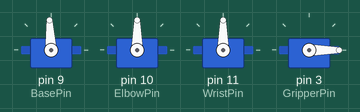
A sketch run on a simulated Arduino Uno, built with avr-gcc and run on an emulated ATmega328P. Parts: 4 × servo.

Above: at 0.05 s.
At 2.55 s:
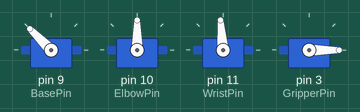
At 5.05 s:
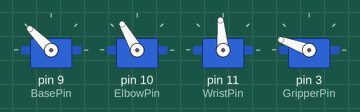
At 10.15 s:
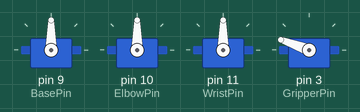
At 15.15 s:
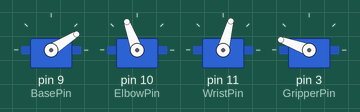
At 20.25 s:
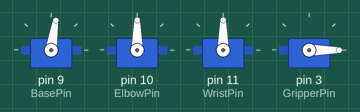
Timing chart, 0 to 27.8 s (numbered marks = the images above):
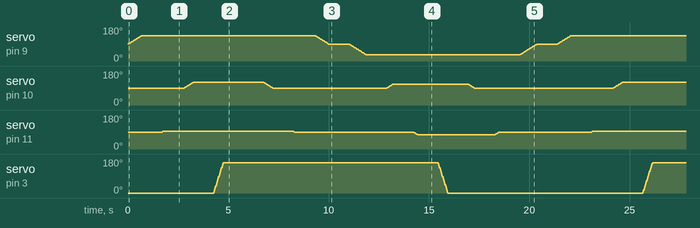

The sketch:

Final_Automated.ino
```cpp
#include <Servo.h>

Servo Base;  // create servo object to control a Base
Servo Wrist;  // create servo object to control a Wrist
Servo Elbow;  // create servo object to control a Elbow
Servo Gripper;  // create servo object to control a Gripper

int BasePin= 9;  // Declare the Servo pin 9
int ElbowPin= 10;  // Declare the Servo pin 10
int WristPin= 11;  // Declare the Servo pin 11
int GripperPin= 3;  // Declare the Servo pin 3

int Base_a = 90;
int Elbow_a = 90;
int Wrist_a = 90;
int Gripper_a = 0;

int pos_B;
int pos_E;
int pos_W;
int pos_G;


void setup() {
  // put your setup code here, to run once:

  Serial.begin(9600);

      Base.attach(BasePin);
      Elbow.attach(ElbowPin);
      Wrist.attach(WristPin);
      Gripper.attach(GripperPin);

      Base.write(Base_a);
      Elbow.write(Elbow_a);
      Wrist.write(Wrist_a);
      Gripper.write(Gripper_a);
}

void loop() {
  // put your main code here, to run repeatedly:

  // First Pattern
  for (pos_B = 90; pos_B <= 135; pos_B += 1) {
  Base.write(pos_B);
  delay(15);
  }
  delay(1000);
  for (pos_W = 90; pos_W <= 95; pos_W += 1) {
  Wrist.write(pos_W);
  delay(15);
  }
  delay(1000);
  for (pos_E = 90; pos_E <= 120; pos_E += 1) {
  Elbow.write(pos_E);
  delay(15);
  }
  delay(1000);
  for (pos_G = 0; pos_G <= 160; pos_G += 5) {
  Gripper.write(pos_G);
  delay(15);
  }
  delay(1000);

  // Second Pattern
  delay(1000);
  for (pos_E = 120; pos_E >= 90; pos_E -= 1) {
  Elbow.write(pos_E);
  delay(15);
  }
  delay(1000);
  for (pos_W = 95; pos_W >= 90; pos_W -= 1) {
  Wrist.write(pos_W);
  delay(15);
  }
  delay(1000);
  for (pos_B = 135; pos_B >= 90; pos_B -= 1) {
  Base.write(pos_B);
  delay(15);
  }

  // Third Pattern
  delay(1000);
  for (pos_B = 90; pos_B >= 32; pos_B -= 1) {
  Base.write(pos_B);
  delay(15);
  }
  delay(1000);
  for (pos_E = 90; pos_E <= 110; pos_E += 1) {
  Elbow.write(pos_E);
  delay(15);
  }
  delay(1000);
  for (pos_W = 90; pos_W >= 75; pos_W -= 1) {
  Wrist.write(pos_W);
  delay(15);
  }
  delay(1000);
  for (pos_G = 160; pos_G >= 0; pos_G -= 5) {
  Gripper.write(pos_G);
  delay(15);
  }

  // Fourth Pattern
  delay(1000);
  for (pos_E = 110; pos_E >= 90; pos_E -= 1) {
  Elbow.write(pos_E);
  delay(15);
  }
  delay(1000);
  for (pos_W = 75; pos_W <= 90; pos_W += 1) {
  Wrist.write(pos_W);
  delay(15);
  }
  delay(1000);
  for (pos_B = 32; pos_B <= 90; pos_B += 1) {
  Base.write(pos_B);
  delay(15);
  }
  delay(1000);


}
```
